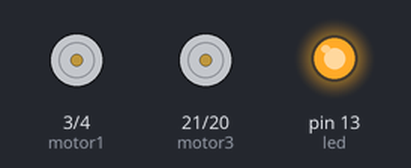
The sketch below on a simulated Arduino Mega 2560, built with avr-gcc and run on an emulated ATmega2560. On the bench: motor-driver pin pairs drawn as motors (green arrow = first pin HIGH = forward, orange = second pin HIGH = backward, longer = more drive, scaled by the enable pin), output pins drawn as LEDs (lit = HIGH). Random numbers use the default seed unless the sketch sets one.

Above: at 0.1 s.
At 7.85 s:
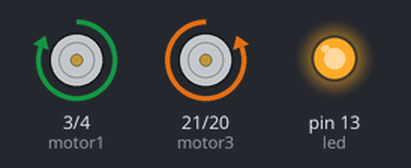
At 38.2 s:
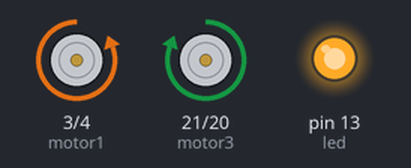
Timing chart, 0 to 43.0 s (numbered marks = the images above):
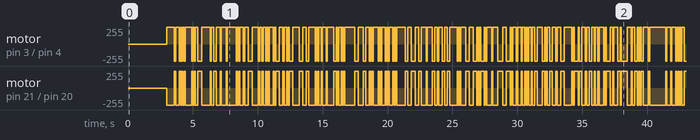

Measured:
- by itself, motor on pin 3 (motor1) / pin 4 (motor2): stopped → forward 255/255 at 3.0 s, → backward 255/255 0.57 s later, → forward 255/255 0.10 s later, → backward 255/255 0.29 s later, … (194 changes in this stretch)
- by itself, motor on pin 21 (motor3) / pin 20 (motor4): stopped → backward 255/255 at 3.0 s, → forward 255/255 0.57 s later, → backward 255/255 0.10 s later, → forward 255/255 0.29 s later, … (194 changes in this stretch)

The sketch:

micromouse_panic.ino
```cpp
const int leftEnable = 2;
const int motor1 = 3;
const int motor2 = 4;
const int leftEncoderA = 8;
const int leftEncoderB = 9;
const int led = 13;
const int rightEnable = 19;
const int motor4 = 20;
const int motor3 = 21;
const int rightEncoderA = 23;
const int rightEncoderB = 22;
const int sensor = A4;

volatile int leftEncoderPos;
volatile int rightEncoderPos;

volatile int leftMotorState;
volatile int rightMotorState;

int choice;

void setup() {
  leftEncoderPos = 0;
  rightEncoderPos = 0;
  leftMotorState = HIGH;
  rightMotorState = HIGH;

  pinMode(sensor, INPUT);
  pinMode(rightEnable, OUTPUT);
  pinMode(motor3, OUTPUT);
  pinMode(motor4, OUTPUT);
  pinMode(leftEnable, OUTPUT);
  pinMode(motor1, OUTPUT);
  pinMode(motor2, OUTPUT);
  digitalWrite(rightEnable, LOW);
  digitalWrite(leftEnable, LOW);
  Serial.begin(9600);

  pinMode(led, OUTPUT);
  digitalWrite(led, HIGH);

  pinMode(leftEncoderA, INPUT);
  pinMode(leftEncoderB, INPUT);
  pinMode(rightEncoderA, INPUT);
  pinMode(rightEncoderB, INPUT);
  digitalWrite(leftEncoderA, HIGH);
  digitalWrite(leftEncoderB, HIGH);
  digitalWrite(rightEncoderA, HIGH);
  digitalWrite(rightEncoderB, HIGH);

  attachInterrupt(rightEncoderA, checkEncoder, CHANGE);

  delay(3000);

//  moveForward();
//  delay(1000);
//  turnRight();
//  delay(1000);
//  moveForward();

}

void loop() {
//  digitalWrite(rightEnable, rightMotorState);
//  digitalWrite(leftEnable, leftMotorState);

  //Move forward.
  //If it can't move forward, move randomly to available space
  if (sensor > 950){
    moveForward();
  }else {
    choice = random(0,3);
    if (choice==0) {
      turnLeft();
    } else {
      turnRight();
    }
  }
}

void moveForward() {
  digitalWrite(motor1, HIGH);
  digitalWrite(motor2, LOW);
  digitalWrite(motor3, HIGH);
  digitalWrite(motor4, LOW);
  digitalWrite(rightEnable, HIGH);
  digitalWrite(leftEnable, HIGH);
  delay(215);
  digitalWrite(rightEnable, LOW);
  digitalWrite(leftEnable, LOW);
}

void turnRight() {
  digitalWrite(motor1, HIGH);
  digitalWrite(motor2, LOW);
  digitalWrite(motor3, LOW);
  digitalWrite(motor4, HIGH);
  digitalWrite(rightEnable, HIGH);
  digitalWrite(leftEnable, HIGH);
  delay(95);
  digitalWrite(rightEnable, LOW);
  digitalWrite(leftEnable, LOW);
}

void turnLeft() {
  digitalWrite(motor1, LOW);
  digitalWrite(motor2, HIGH);
  digitalWrite(motor3, HIGH);
  digitalWrite(motor4, LOW);
  digitalWrite(rightEnable, HIGH);
  digitalWrite(leftEnable, HIGH);
  delay(95);
  digitalWrite(rightEnable, LOW);
  digitalWrite(leftEnable, LOW);
}

void checkEncoder() {
  if (digitalRead(rightEncoderA) == HIGH) {
    if (digitalRead(rightEncoderB) == LOW) {
      rightEncoderPos--;
    }
    else {
      rightEncoderPos++;
    }
  }
  else {
    if (digitalRead(rightEncoderB) == LOW) {
      rightEncoderPos++;
    }
    else {
      rightEncoderPos--;
    }
  }
  if (rightEncoderPos == -20) {
    leftMotorState = LOW;
    rightMotorState = LOW;
  }
}
```
